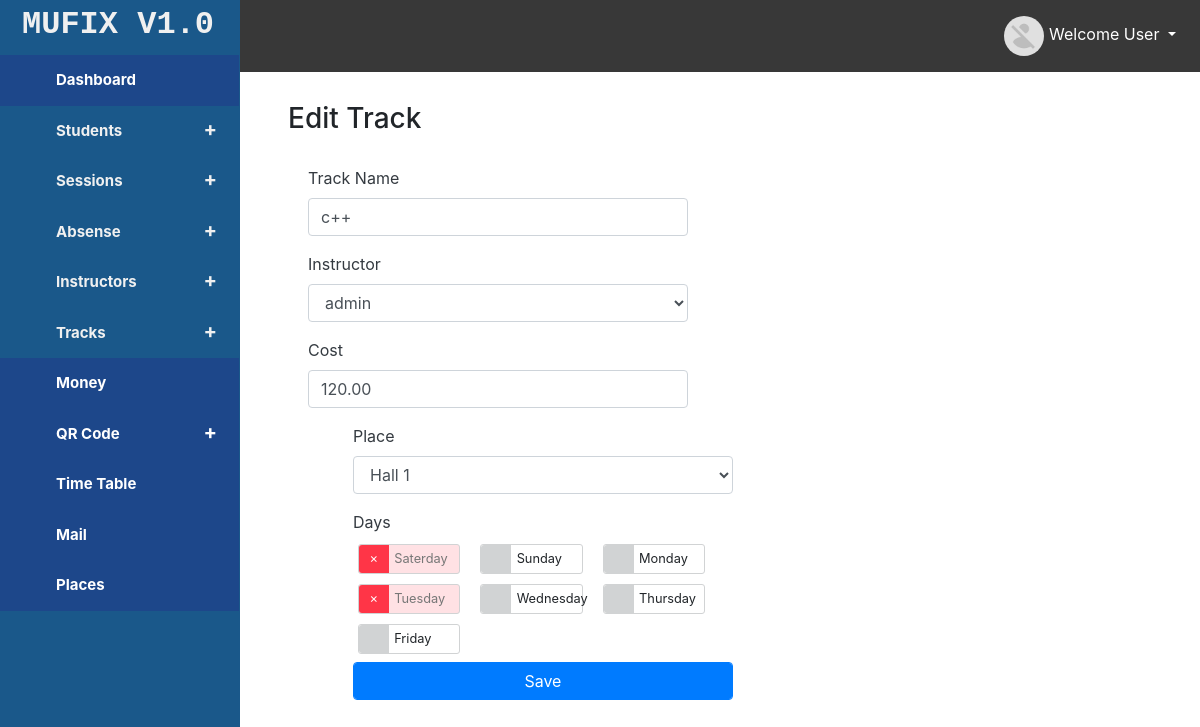
The page /tracks/edit/1 (signed in) on the database its author committed.
### tables this page shows
CREATE TABLE `att_tracks` (
  `track_id` int(11) NOT NULL,
  `track_name` varchar(25) NOT NULL,
  `track_instructor_id` int(50) NOT NULL,
  `track_cost` decimal(5,2) NOT NULL,
  `track_place_id` int(11) NOT NULL
);

CREATE TABLE `att_week_days` (
  `day_id` int(11) NOT NULL,
  `day_name` varchar(10) NOT NULL
);

### app/controllers/abstractcontroller.php (called while the page is built, shortened)
<?php
class AbstractController
{
    protected $CONTROLLER;
    protected $ACTION;
    protected $TEMPLATE;
    public $_DATA;
    public function view(){
        $view =VIEW_PATH.strtolower($this->CONTROLLER).DS.strtolower($this->ACTION).'.view.php';
        $this->TEMPLATE->setData($this->_DATA);
        $this->TEMPLATE->setView($view);
        $this->TEMPLATE->RenderApp();
    }
    public function setController($controller){
        $this->CONTROLLER=$controller;
    }
    public function setAction($action){
        $this->ACTION=$action;
    }
    public function setTemplate($template){
        $this->TEMPLATE=$template;
    }
}

### app/lib/brain.php (called while the page is built, shortened)
<?php
class Brain
{
    private $_controller;
    private $_action;
    private $_params;
    private $_template;
    public function __construct(\App\Lib\Template $template)
    {
        if (isset($_SESSION['user_auth'])) {
            $this->_controller = 'index';
            $this->_action = 'default';
            $this->_template=$template;
        }
    }
    public function _parseUrl($url)
    {
        $url = trim($url, '/');
        $url_parts = explode('/', $url, 3);
        if (isset($url_parts[0]) and !empty($url_parts[0])){
            $this->_controller = $url_parts[0];
        }
        if (isset($url_parts[1]) and !empty($url_parts[1])){
            $this->_action = $url_parts[1];
        }
        if (isset($url_parts[2]) and !empty($url_parts[2])){
            $this->_params = explode('/', $url_parts[2]);
        }
    }
    public function _dispath()
    {
        $this->_controller=ucfirst($this->_controller);
        $CONTROLLERNAME=$this->_controller.'Controller';
        $CONTROLLERNAME='App\Controllers\\'.$CONTROLLERNAME;
        $ACTIONNAME=$this->_action;
        if (!class_exists($CONTROLLERNAME)){
            $CONTROLLERNAME=self::NOTFOUNDCONTROLLER;
            $this->_controller='NotFound';
            $this->_action='notfound';
            $ACTIONNAME=$this->_action;
        }else{
            if(!method_exists(new $CONTROLLERNAME,$ACTIONNAME.'Action')){
                $this->_action='notfound';
                $ACTIONNAME=$this->_action;
            }else{
                $ACTIONNAME=$this->_action;
            }
        }
        $object=new $CONTROLLERNAME;
        $object->setController($this->_controller);
        $object->setAction($this->_action);
        $object->setParams($this->_params);
        $object->setTemplate($this->_template);
        $ACTIONNAME=$ACTIONNAME.'Action';
        ($object)->$ACTIONNAME();
    }
}

### public/index.php (called while the page is built, shortened)
<?php
$RESOURCES=require_once '..'.DS.'app'.DS.'config'.DS.'tempconfig.php';
$Startup=new Lib\Brain(new  Lib\Template($RESOURCES));
$Startup->_dispath();

### app/models/tracksmodel.php (called while the page is built, shortened)
<?php
class TracksModel extends AbstractModel
{
    public function getAll($condition="")
    {
        $SQL="SELECT track_id,track_name,track_cost,place_name,track_place_id,instructor_name,track_instructor_id FROM att_tracks INNER JOIN att_places ";
        $SQL.=" ON att_tracks.track_place_id=att_places.place_id INNER JOIN att_instructors ";
        $SQL.=" ON att_tracks.track_instructor_id=att_instructors.instructor_id";
        $SQL.=" $condition";
        $Handler=Database::Connection();
        $Stmt=$Handler->prepare($SQL);
        $Stmt->execute();
        $RESULT['tracks']=$Stmt->fetchAll(\PDO::FETCH_OBJ);
        $SQL="select day_name,track_name,att_week_days.day_id,att_tracks.track_id FROM att_week_days ";
        $SQL.="INNER JOIN att_track_days ON att_week_days.day_id=att_track_days.day_id INNER JOIN att_tracks ON att_tracks.track_id=att_track_days.track_id";
        $SQL.=" $condition";
        $Stmt=$Handler->prepare($SQL);
        $Stmt->execute();
        $RESULT['tracks_days']=$Stmt->fetchAll(\PDO::FETCH_OBJ);
       return $RESULT;
    }
}

### app/lib/Services.php (called while the page is built, shortened)
<?php
class Services
{
    public static  function getAll($tablename,$colums="*",$conditions=""){
        $Handler=Database::Connection();
        $SQL="SELECT ".$colums." FROM ".$tablename.' '.$conditions;
        $Stmt=$Handler->prepare($SQL);
        $result=$Stmt->execute();
        $data=$Stmt->fetchAll(\PDO::FETCH_OBJ);
        if ($result===true){
            return array(
                'Msg'        =>'Data Founded',
                'Data'       =>$data,
                'Type'       =>'success',
                'Status'     =>true
            );
        }else{
            return array(
                'Msg'        =>'No Data Found',
                'Type'       =>'danger',
                'Status'     =>false
            );
        }
    }
}

### app/views/tracks/edit.view.php (the view, shortened to what this page needs)
<?php
extract($this->Data);
extract($tracks);
extract($tracks_days);
?>
<div class="container">
    <div class="row">
        <div class="col-xs-12">
            <div class="track-panel">
                <h3>Edit Track</h3>
            </div>
        </div>
        <div class="col-xs-12 trackss">
            <div class="col-xs-12 add-track">
                <form autocomplete="off" novalidate action="/tracks/edit/<?=$tracks[0]->track_id;?>" method="post">
                    <div class="col-xs-6 tracks-left-side">
                        <div class="form-group">
                            <label><span class="text-dark">Track Name</span></label>
                            <input type="text"   name="track_name" class="form-control" placeholder="Track Name" value="<?=$tracks[0]->track_name;?>">
                        </div>
                        <div class="form-group">
                            <label><span class="text-dark">Instructor</span></label>
                            <select class="form-control" name="track_instructor_id">
                                <?php
                                foreach ($tracks_instructors as $instructor):?>
                                    <?php
                                if ($instructor->instructor_id==$tracks[0]->track_instructor_id):?>
                                    <option value="<?=$instructor->instructor_id;?>" selected><?=$instructor->instructor_name;?></option>
                                <?php continue; endif;?>
                                <?php endforeach;?>
                            </select>
                        </div>
                        <div class="form-group">
                            <label><span class="text-dark">Cost</span></label>
                            <input type="text" class="form-control" name="track_cost" placeholder="Track Cost" value="<?=$tracks[0]->track_cost;?>">
                        </div>
                    </div>
                    <div class="col-xs-6 tracks-right-side">
                        <div class="form-group">
                            <label><span class="text-dark">Place</span></label>
                            <select class="form-control" name="track_place_id">
                                <?php
                                foreach ($tracks_places as $place):?>
                                    <?php
                                    if ($place->place_id==$tracks[0]->track_place_id):?>
                                        <option value="<?=$place->place_id;?>" selected><?=$place->place_name;?></option>
                                        <?php continue; endif;?>
                                <?php endforeach;?>
                            </select>
                        </div>
                        <label><span class="text-dark">Days</label>
                        <div class="tracks-choice">
                            <div class="row">
                                <?php
                                foreach ($tracks_week_days as $day):?>
                                    <div class="track-item">
                                        <div class="funkyradio-danger">
                                            <div class="funkyradio-md">
                        <label for="radio-md-<?=$day->day_id;?>"><?=$day->day_name;?></label>
                                            </div>
                                        </div>
                                    </div>
                                <?php endforeach;?>
                            </div>
                        </div>
                        <div class="form-group">
                            <button type="submit" class="btn btn-primary form-control">Save</button>
                        </div>
                    </div>
                </form>
            </div>
        </div>
    </div>
</div>

### public/css/simple-sidebar.css (style rules this page uses)
body { overflow-x: hidden; }

### public/css/mystyle.css (style rules this page uses)
* { box-sizing:border-box; -moz-box-sizing:border-box; -webkit-box-sizing:border-box; }
body { background: #f0f0f0; }
body { margin: 0; padding: 0; }
#page-content-wrapper .row ,.row { display: block; }
#page-content-wrapper .row form { margin: 30px }
.trackss { width: 90%; margin: auto; margin-bottom: 50px; }
.tracks-right-side { margin-left: 45px; }
.tracks-left-side { margin-right: 45px; }
.tracks-left-side,.tracks-right-side { float: left; width: 45%; }
#page-content-wrapper .row .trackss form { margin: 0px; margin-left: 20px; }
.track-panel { margin: 30px auto; width: 90%; }
.funkyradio-md label:not(.simple) { width: 100%; border-radius: 3px; border: 1px solid #D1D3D4; font-weight: normal; }
.funkyradio-md input[type="checkbox"]:empty ~ label { position: relative; line-height: 2.15em; text-indent: 2.75em; margin-top: 0.2em; cursor: pointer; -webkit-user-select: none; -moz-user-select: none; -ms-user-select: none; user-select: none; font-size: 0.8rem; }
.funkyradio-md input[type="checkbox"]:empty ~ label:before { position: absolute; display: block; top: 0; bottom: 0; left: 0; content:' '; width: 2.5em; font-size: 0.75rem; background: #D1D3D4; border-radius: 3px 0 0 3px; }
.funkyradio-md input[type="checkbox"]:checked ~ label:before { content:'\2717'; text-indent: .8em; color: #333; background-color: #ccc; }
.funkyradio-md input[type="checkbox"]:checked ~ label { color: #777; }
.funkyradio-danger input[type="checkbox"]:checked ~ label:before { color: #fff; background-color: #ff3547; }
.funkyradio-danger input[type="checkbox"]:checked ~ label { background-color: #ffe1e4; }
.tracks-choice { overflow: hidden; }
.tracks-choice .track-item { float: left; width: 25%; margin-left: 20px; }

### rows shown on the page
att_tracks: track_name "c++", track_cost "120.00"
att_week_days: day_name "Saterday"
att_week_days: day_name "Sunday"
att_week_days: day_name "Monday"
att_week_days: day_name "Tuesday"
att_week_days: day_name "Wednesday"
att_week_days: day_name "Thursday"
att_week_days: day_name "Friday"

### other values the page prints
form field track_instructor_id "admin"
form field track_place_id "Hall 1"
